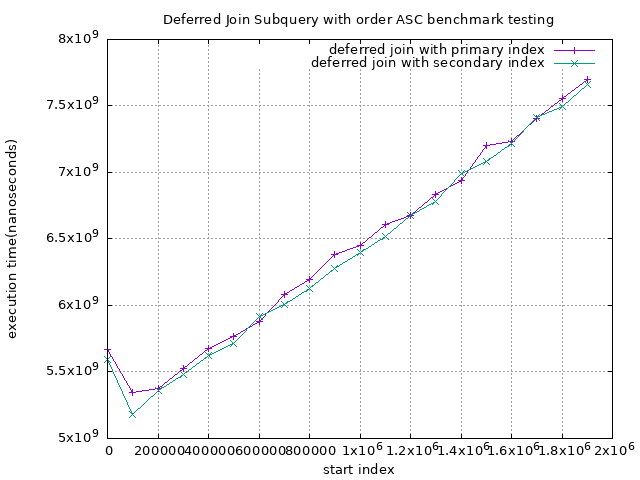

Here is the gnuplot script that generated this plot:
set title "Deferred Join Subquery with order ASC benchmark testing"
set term png enhanced font 'Verdana,10'
set output 'benchmark-deferred-join-withsort-subquery.png'
set xlabel "start index"
set ylabel "execution time(nanoseconds)"
set autoscale
set grid

plot 'deferred-join-subquery-pi-withsort-benchmark.txt' using 1:2 with linespoints title 'deferred join with primary index', \
'deferred-join-subquery-si-withsort-benchmark.txt' using 1:2 with linespoints title 'deferred join with secondary index'
